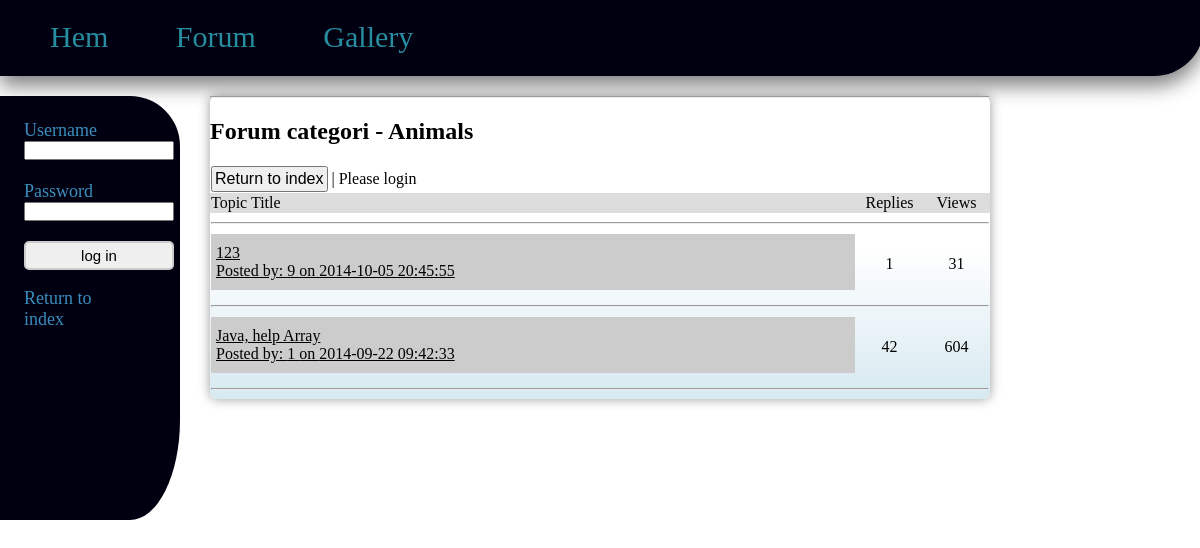
The app's page /view_cat.php?cid=3 with its own data.
### tables this page shows
CREATE TABLE IF NOT EXISTS `categories` (
  `id` tinyint(4) NOT NULL AUTO_INCREMENT,
  `category_title` varchar(255) NOT NULL,
  `category_description` varchar(255) NOT NULL,
  `last_post_date` date DEFAULT NULL,
  `last_user_posted` int(11) DEFAULT NULL,
  PRIMARY KEY (`id`)
);

CREATE TABLE IF NOT EXISTS `topic` (
  `id` int(11) NOT NULL AUTO_INCREMENT,
  `category_id` tinyint(4) NOT NULL,
  `topic_title` varchar(150) NOT NULL,
  `topic_creator` int(11) NOT NULL,
  `topic_last_user` int(11) DEFAULT NULL,
  `topic_date` datetime NOT NULL,
  `topic_replay_date` datetime NOT NULL,
  `topic_views` int(11) NOT NULL DEFAULT '0',
  `topic_content` text NOT NULL,
  PRIMARY KEY (`id`)
);

### view_cat.php (the view, shortened to what this page needs)
<?php
include('header.php');
include('config.php');
echo displayUserInfo();
?>
<div id="forum_wrapper">
<hr/>
	<div id="content">
	<?php
		$cid = $_GET['cid'];
		if(isset($_SESSION['uid'])){
			$logged = " | <a href='create_topic.php?cid={$cid}'><button> Create a topic </button></a>";
		}
		else{
			$logged = " | Please login";
		}
	$sql = "SELECT * FROM categories WHERE id='".$cid."'LIMIT 1";
	$res = mysql_query($sql) or die(mysql_error());
	while($row = mysql_fetch_assoc($res)){
		echo "<h2> Forum categori - " . $row['category_title'] . "</h2>";
	}
	if(mysql_num_rows($res) == 1){
		$sql2 = "SELECT * FROM topic WHERE category_id='".$cid."' ORDER BY topic_replay_date DESC";
		$res2 = mysql_query($sql2) or die(mysql_error());
		if(mysql_num_rows($res2) > 0){
			$topics  = "<table width='100%' style='border-collapse:collapse;'>";
			$topics .= "<tr><td colspan='3'><a href='index.php'><button> Return to index</button></a>".$logged."<br/></td></tr>";
			$topics .= "<tr style='background-color:#dddddd;'><td>Topic Title </td><td width='65' align='center'> Replies </td><td width='65' align='center'>Views</td></tr>";
			$topics .= "<tr><td colspan='3'><hr/></td></tr>";
			while($row = mysql_fetch_assoc($res2)){
				$tid = $row['id'];
				$title = $row['topic_title'];
				$views = $row['topic_views'];
				$date = $row['topic_date'];
				$creator = $row['topic_creator'];
				$maxsql = "SELECT COUNT(*) as Count FROM posts WHERE topic_id LIKE '$tid';";
				$maxres = mysql_query($maxsql) or die(mysql_error());
				while($maxrow = mysql_fetch_assoc($maxres))
				{
					$max=$maxrow['Count'] -1;
				}
				$topics .= "
					<td > <a class='cat_threads'href='view_topic.php?cid=".$cid."&tid=".$tid."&page=0'>".$title."<br/> <span class='post_info'> Posted by: ". $creator." on ".$date."</span></a></td>";
				$topics .= "<td align='center'>$max</td><td align='center'>".$views."</td>";
				$topics .= "<tr> <td colspan='3'><hr/></td></tr>";
			}
			$topics .= "</table>";
		}
		else
		{
			echo "<a href='index.php'> Return to index </a><br/>";
			echo "<p> You are trying to watch a posts that does not exists".$logged."</p>";
		}
	}
	else
	{
		echo "<a href='index.php'> Return to index </a><br/>";
		echo "<p> You are trying to watch a cat that does not exists</p>";
	}
	if(isset($topics)){
		echo $topics;
	}
	?>
	</div>
</div>

### style/style.css (style rules this page uses)
html,body { margin:0; padding:0; }
#forum_wrapper { width:65%; margin-left:auto; margin-right:auto; -webkit-box-shadow: 0px 0px 12px rgba(0, 0, 0, 0.4); -moz-box-shadow: 0px 1px 6px rgba(23, 69, 88, .5); -webkit-border-radius: 12px; -moz-border-radius: 7px; border-radius: 7px; background: -webkit-gradient(linear, left top, left bottom, color-stop(10%, white), color-stop(50%, white), color-stop(100%, #D7E9F1)); background: -moz-linear-gradient(top, white 0%, white 55%, #D5E4F3 130%); }
.cat_threads { display:block; padding: 5px; padding-top: 10px; padding-bottom:10px; margin-bottom:5px; background-color:#cccccc; color:#000000; }
button { padding:2px; font-size:16px; }

### view_cat.php (style rules this page uses)
a { color:0000ff; }

### records on screen
categories: category_title "Animals"
topic: topic_title "123", topic_creator "9", topic_date "2014-10-05 20:45:55", max "1", topic_views "31"
topic: topic_title "Java, help Array", topic_creator "1", topic_date "2014-09-22 09:42:33", max "42", topic_views "604"

### other values on screen
$logged "| Please login"
